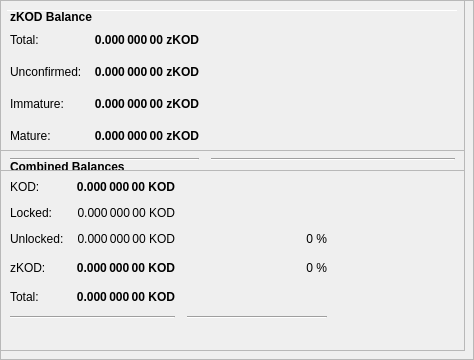
        <widget class="QFrame" name="frameObfuscation">
         <property name="minimumSize">
          <size>
           <width>0</width>
           <height>350</height>
          </size>
         </property>
         <property name="layoutDirection">
          <enum>Qt::LeftToRight</enum>
         </property>
         <property name="frameShape">
          <enum>QFrame::StyledPanel</enum>
         </property>
         <property name="frameShadow">
          <enum>QFrame::Raised</enum>
         </property>
         <widget class="QPushButton" name="runAutoDenom">
          <property name="geometry">
           <rect>
            <x>251</x>
            <y>17</y>
            <width>1</width>
            <height>1</height>
           </rect>
          </property>
          <property name="palette">
           <palette>
            <active>
             <colorrole role="WindowText">
              <brush brushstyle="SolidPattern">
               <color alpha="255">
                <red>0</red>
                <green>0</green>
                <blue>0</blue>
               </color>
              </brush>
             </colorrole>
             <colorrole role="Button">
              <brush brushstyle="SolidPattern">
               <color alpha="255">
                <red>239</red>
                <green>238</green>
                <blue>238</blue>
               </color>
              </brush>
             </colorrole>
             <colorrole role="Light">
              <brush brushstyle="SolidPattern">
               <color alpha="255">
                <red>255</red>
                <green>255</green>
                <blue>255</blue>
               </color>
              </brush>
             </colorrole>
             <colorrole role="Midlight">
              <brush brushstyle="SolidPattern">
               <color alpha="255">
                <red>247</red>
                <green>246</green>
                <blue>246</blue>
               </color>
              </brush>
             </colorrole>
             <colorrole role="Dark">
              <brush brushstyle="SolidPattern">
               <color alpha="255">
                <red>119</red>
                <green>119</green>
                <blue>119</blue>
               </color>
              </brush>
             </colorrole>
             <colorrole role="Mid">
              <brush brushstyle="SolidPattern">
               <color alpha="255">
                <red>159</red>
                <green>159</green>
                <blue>159</blue>
               </color>
              </brush>
             </colorrole>
             <colorrole role="Text">
              <brush brushstyle="SolidPattern">
               <color alpha="255">
                <red>0</red>
                <green>0</green>
                <blue>0</blue>
               </color>
              </brush>
             </colorrole>
             <colorrole role="BrightText">
              <brush brushstyle="SolidPattern">
               <color alpha="255">
                <red>255</red>
                <green>255</green>
                <blue>255</blue>
               </color>
              </brush>
             </colorrole>
             <colorrole role="ButtonText">
              <brush brushstyle="SolidPattern">
               <color alpha="255">
                <red>0</red>
                <green>0</green>
                <blue>0</blue>
               </color>
              </brush>
             </colorrole>
             <colorrole role="Base">
              <brush brushstyle="SolidPattern">
               <color alpha="255">
                <red>255</red>
                <green>255</green>
                <blue>255</blue>
               </color>
              </brush>
             </colorrole>
             <colorrole role="Window">
              <brush brushstyle="SolidPattern">
               <color alpha="255">
                <red>239</red>
                <green>238</green>
                <blue>238</blue>
               </color>
              </brush>
             </colorrole>
             <colorrole role="Shadow">
              <brush brushstyle="SolidPattern">
               <color alpha="255">
                <red>0</red>
                <green>0</green>
                <blue>0</blue>
               </color>
              </brush>
             </colorrole>
             <colorrole role="AlternateBase">
              <brush brushstyle="SolidPattern">
               <color alpha="255">
                <red>247</red>
                <green>246</green>
                <blue>246</blue>
               </color>
              </brush>
             </colorrole>
             <colorrole role="ToolTipBase">
              <brush brushstyle="SolidPattern">
               <color alpha="255">
                <red>255</red>
                <green>255</green>
                <blue>220</blue>
               </color>
              </brush>
             </colorrole>
             <colorrole role="ToolTipText">
              <brush brushstyle="SolidPattern">
               <color alpha="255">
                <red>0</red>
                <green>0</green>
                <blue>0</blue>
               </color>
              </brush>
             </colorrole>
            </active>
            <inactive>
             <colorrole role="WindowText">
              <brush brushstyle="SolidPattern">
               <color alpha="255">
                <red>0</red>
                <green>0</green>
                <blue>0</blue>
               </color>
              </brush>
             </colorrole>
             <colorrole role="Button">
              <brush brushstyle="SolidPattern">
               <color alpha="255">
                <red>239</red>
                <green>238</green>
                <blue>238</blue>
               </color>
              </brush>
             </colorrole>
             <colorrole role="Light">
              <brush brushstyle="SolidPattern">
               <color alpha="255">
                <red>255</red>
                <green>255</green>
                <blue>255</blue>
               </color>
              </brush>
             </colorrole>
             <colorrole role="Midlight">
              <brush brushstyle="SolidPattern">
               <color alpha="255">
                <red>247</red>
                <green>246</green>
                <blue>246</blue>
               </color>
              </brush>
             </colorrole>
             <colorrole role="Dark">
              <brush brushstyle="SolidPattern">
               <color alpha="255">
                <red>119</red>
                <green>119</green>
                <blue>119</blue>
               </color>
              </brush>
             </colorrole>
             <colorrole role="Mid">
              <brush brushstyle="SolidPattern">
               <color alpha="255">
                <red>159</red>
                <green>159</green>
                <blue>159</blue>
               </color>
              </brush>
             </colorrole>
             <colorrole role="Text">
              <brush brushstyle="SolidPattern">
               <color alpha="255">
                <red>0</red>
                <green>0</green>
                <blue>0</blue>
               </color>
              </brush>
             </colorrole>
             <colorrole role="BrightText">
              <brush brushstyle="SolidPattern">
               <color alpha="255">
                <red>255</red>
                <green>255</green>
                <blue>255</blue>
               </color>
              </brush>
             </colorrole>
             <colorrole role="ButtonText">
              <brush brushstyle="SolidPattern">
               <color alpha="255">
                <red>0</red>
                <green>0</green>
                <blue>0</blue>
               </color>
              </brush>
             </colorrole>
             <colorrole role="Base">
              <brush brushstyle="SolidPattern">
               <color alpha="255">
                <red>255</red>
                <green>255</green>
                <blue>255</blue>
               </color>
              </brush>
             </colorrole>
             <colorrole role="Window">
              <brush brushstyle="SolidPattern">
               <color alpha="255">
                <red>239</red>
                <green>238</green>
                <blue>238</blue>
               </color>
              </brush>
             </colorrole>
             <colorrole role="Shadow">
              <brush brushstyle="SolidPattern">
               <color alpha="255">
                <red>0</red>
                <green>0</green>
                <blue>0</blue>
               </color>
              </brush>
             </colorrole>
             <colorrole role="AlternateBase">
              <brush brushstyle="SolidPattern">
               <color alpha="255">
                <red>247</red>
                <green>246</green>
                <blue>246</blue>
               </color>
              </brush>
             </colorrole>
             <colorrole role="ToolTipBase">
              <brush brushstyle="SolidPattern">
               <color alpha="255">
                <red>255</red>
                <green>255</green>
                <blue>220</blue>
               </color>
              </brush>
             </colorrole>
             <colorrole role="ToolTipText">
              <brush brushstyle="SolidPattern">
               <color alpha="255">
                <red>0</red>
                <green>0</green>
                <blue>0</blue>
               </color>
              </brush>
             </colorrole>
            </inactive>
            <disabled>
             <colorrole role="WindowText">
              <brush brushstyle="SolidPattern">
               <color alpha="255">
                <red>119</red>
                <green>119</green>
                <blue>119</blue>
               </color>
              </brush>
             </colorrole>
             <colorrole role="Button">
              <brush brushstyle="SolidPattern">
               <color alpha="255">
                <red>239</red>
                <green>238</green>
                <blue>238</blue>
               </color>
              </brush>
             </colorrole>
             <colorrole role="Light">
              <brush brushstyle="SolidPattern">
               <color alpha="255">
                <red>255</red>
                <green>255</green>
                <blue>255</blue>
               </color>
              </brush>
             </colorrole>
             <colorrole role="Midlight">
              <brush brushstyle="SolidPattern">
               <color alpha="255">
                <red>247</red>
                <green>246</green>
                <blue>246</blue>
               </color>
              </brush>
             </colorrole>
             <colorrole role="Dark">
              <brush brushstyle="SolidPattern">
               <color alpha="255">
                <red>119</red>
                <green>119</green>
                <blue>119</blue>
               </color>
              </brush>
             </colorrole>
             <colorrole role="Mid">
              <brush brushstyle="SolidPattern">
               <color alpha="255">
                <red>159</red>
                <green>159</green>
                <blue>159</blue>
               </color>
              </brush>
             </colorrole>
             <colorrole role="Text">
              <brush brushstyle="SolidPattern">
               <color alpha="255">
                <red>119</red>
                <green>119</green>
                <blue>119</blue>
               </color>
              </brush>
             </colorrole>
             <colorrole role="BrightText">
              <brush brushstyle="SolidPattern">
               <color alpha="255">
                <red>255</red>
                <green>255</green>
                <blue>255</blue>
               </color>
              </brush>
             </colorrole>
             <colorrole role="ButtonText">
              <brush brushstyle="SolidPattern">
               <color alpha="255">
                <red>119</red>
                <green>119</green>
                <blue>119</blue>
               </color>
              </brush>
             </colorrole>
             <colorrole role="Base">
              <brush brushstyle="SolidPattern">
               <color alpha="255">
                <red>239</red>
                <green>238</green>
                <blue>238</blue>
               </color>
              </brush>
             </colorrole>
             <colorrole role="Window">
              <brush brushstyle="SolidPattern">
               <color alpha="255">
                <red>239</red>
                <green>238</green>
                <blue>238</blue>
               </color>
              </brush>
             </colorrole>
             <colorrole role="Shadow">
              <brush brushstyle="SolidPattern">
               <color alpha="255">
                <red>0</red>
                <green>0</green>
                <blue>0</blue>
               </color>
              </brush>
             </colorrole>
             <colorrole role="AlternateBase">
              <brush brushstyle="SolidPattern">
               <color alpha="255">
                <red>239</red>
                <green>238</green>
                <blue>238</blue>
               </color>
              </brush>
             </colorrole>
             <colorrole role="ToolTipBase">
              <brush brushstyle="SolidPattern">
               <color alpha="255">
                <red>255</red>
                <green>255</green>
                <blue>220</blue>
               </color>
              </brush>
             </colorrole>
             <colorrole role="ToolTipText">
              <brush brushstyle="SolidPattern">
               <color alpha="255">
                <red>0</red>
                <green>0</green>
                <blue>0</blue>
               </color>
              </brush>
             </colorrole>
            </disabled>
           </palette>
          </property>
          <property name="focusPolicy">
           <enum>Qt::NoFocus</enum>
          </property>
          <property name="autoFillBackground">
           <bool>true</bool>
          </property>
          <property name="text">
           <string/>
          </property>
          <property name="flat">
           <bool>true</bool>
          </property>
         </widget>
         <widget class="Line" name="line">
          <property name="geometry">
           <rect>
            <x>7</x>
            <y>10</y>
            <width>451</width>
            <height>1</height>
           </rect>
          </property>
          <property name="orientation">
           <enum>Qt::Horizontal</enum>
          </property>
         </widget>
         <widget class="QFrame" name="frame_3">
          <property name="geometry">
           <rect>
            <x>0</x>
            <y>150</y>
            <width>465</width>
            <height>201</height>
           </rect>
          </property>
          <property name="frameShape">
           <enum>QFrame::StyledPanel</enum>
          </property>
          <property name="frameShadow">
           <enum>QFrame::Raised</enum>
          </property>
          <layout class="QVBoxLayout" name="verticalLayout_5">
           <item>
            <layout class="QHBoxLayout" name="horizontalLayout_5" stretch="0">
             <item>
              <widget class="QLabel" name="label_5z">
               <property name="maximumSize">
                <size>
                 <width>16777215</width>
                 <height>20</height>
                </size>
               </property>
               <property name="font">
                <font>
                 <weight>75</weight>
                 <bold>true</bold>
                </font>
               </property>
               <property name="toolTip">
                <string>Combined Balances (including unconfirmed and immature coins)</string>
               </property>
               <property name="text">
                <string>&lt;html&gt;&lt;head/&gt;&lt;body&gt;&lt;p&gt;Combined Balances&lt;/p&gt;&lt;/body&gt;&lt;/html&gt;</string>
               </property>
              </widget>
             </item>
            </layout>
           </item>
           <item>
            <layout class="QGridLayout" name="gridLayout_3">
             <property name="spacing">
              <number>12</number>
             </property>
             <item row="7" column="0" colspan="2">
              <widget class="Line" name="lineSpendableBalance_3">
               <property name="orientation">
                <enum>Qt::Horizontal</enum>
               </property>
              </widget>
             </item>
             <item row="7" column="2">
              <widget class="Line" name="lineWatchBalance_3">
               <property name="sizePolicy">
                <sizepolicy hsizetype="Preferred" vsizetype="Fixed">
                 <horstretch>0</horstretch>
                 <verstretch>0</verstretch>
                </sizepolicy>
               </property>
               <property name="minimumSize">
                <size>
                 <width>140</width>
                 <height>0</height>
                </size>
               </property>
               <property name="orientation">
                <enum>Qt::Horizontal</enum>
               </property>
              </widget>
             </item>
             <item row="4" column="1">
              <widget class="QLabel" name="labelzBalancez">
               <property name="font">
                <font>
                 <weight>75</weight>
                 <bold>true</bold>
                </font>
               </property>
               <property name="cursor">
                <cursorShape>IBeamCursor</cursorShape>
               </property>
               <property name="toolTip">
                <string>Total of transactions that have yet to be confirmed, and do not yet count toward the spendable balance</string>
               </property>
               <property name="text">
                <string notr="true">0.000 000 00 KOD</string>
               </property>
               <property name="alignment">
                <set>Qt::AlignRight|Qt::AlignTrailing|Qt::AlignVCenter</set>
               </property>
               <property name="textInteractionFlags">
                <set>Qt::LinksAccessibleByMouse|Qt::TextSelectableByKeyboard|Qt::TextSelectableByMouse</set>
               </property>
              </widget>
             </item>
             <item row="6" column="1">
              <widget class="QLabel" name="labelTotalz">
               <property name="font">
                <font>
                 <weight>75</weight>
                 <bold>true</bold>
                </font>
               </property>
               <property name="cursor">
                <cursorShape>IBeamCursor</cursorShape>
               </property>
               <property name="toolTip">
                <string>Total Balance, including unconfirmed and immature coins.</string>
               </property>
               <property name="text">
                <string notr="true">0.000 000 00 KOD</string>
               </property>
               <property name="alignment">
                <set>Qt::AlignRight|Qt::AlignTrailing|Qt::AlignVCenter</set>
               </property>
               <property name="textInteractionFlags">
                <set>Qt::LinksAccessibleByMouse|Qt::TextSelectableByKeyboard|Qt::TextSelectableByMouse</set>
               </property>
              </widget>
             </item>
             <item row="4" column="3">
              <spacer name="horizontalSpacer_6">
               <property name="orientation">
                <enum>Qt::Horizontal</enum>
               </property>
               <property name="sizeHint" stdset="0">
                <size>
                 <width>40</width>
                 <height>20</height>
                </size>
               </property>
              </spacer>
             </item>
             <item row="6" column="0">
              <widget class="QLabel" name="labelTotalTextz">
               <property name="text">
                <string>Total:</string>
               </property>
              </widget>
             </item>
             <item row="1" column="0">
              <widget class="QLabel" name="labelBalanceTextz">
               <property name="text">
                <string>KOD:</string>
               </property>
              </widget>
             </item>
             <item row="1" column="1">
              <widget class="QLabel" name="labelBalancez">
               <property name="font">
                <font>
                 <weight>75</weight>
                 <bold>true</bold>
                </font>
               </property>
               <property name="cursor">
                <cursorShape>IBeamCursor</cursorShape>
               </property>
               <property name="toolTip">
                <string>Your current spendable balance</string>
               </property>
               <property name="text">
                <string notr="true">0.000 000 00 KOD</string>
               </property>
               <property name="alignment">
                <set>Qt::AlignRight|Qt::AlignTrailing|Qt::AlignVCenter</set>
               </property>
               <property name="textInteractionFlags">
                <set>Qt::LinksAccessibleByMouse|Qt::TextSelectableByKeyboard|Qt::TextSelectableByMouse</set>
               </property>
              </widget>
             </item>
             <item row="4" column="0">
              <widget class="QLabel" name="labelzBalanceTextz">
               <property name="toolTip">
                <string/>
               </property>
               <property name="text">
                <string>zKOD:</string>
               </property>
              </widget>
             </item>
             <item row="4" column="2">
              <widget class="QLabel" name="labelzKODPercent">
               <property name="toolTip">
                <string>Current percentage of zKOD.
If AutoMint is enabled this percentage will settle around the configured AutoMint percentage (default = 10%)</string>
               </property>
               <property name="text">
                <string>0 %</string>
               </property>
               <property name="alignment">
                <set>Qt::AlignRight|Qt::AlignTrailing|Qt::AlignVCenter</set>
               </property>
              </widget>
             </item>
             <item row="6" column="2">
              <widget class="QLabel" name="label100Percent">
               <property name="text">
                <string/>
               </property>
               <property name="alignment">
                <set>Qt::AlignRight|Qt::AlignTrailing|Qt::AlignVCenter</set>
               </property>
              </widget>
             </item>
             <item row="2" column="1">
              <widget class="QLabel" name="labelLockedBalance">
               <property name="toolTip">
                <string>Locked KOD or Masternode collaterals. These are excluded from zKOD minting.</string>
               </property>
               <property name="text">
                <string>0.000 000 00 KOD</string>
               </property>
               <property name="alignment">
                <set>Qt::AlignRight|Qt::AlignTrailing|Qt::AlignVCenter</set>
               </property>
              </widget>
             </item>
             <item row="2" column="0">
              <widget class="QLabel" name="labelLockedBalanceText">
               <property name="toolTip">
                <string>Locked KOD or Masternode collaterals. These are excluded from zKOD minting.</string>
               </property>
               <property name="text">
                <string>Locked:</string>
               </property>
              </widget>
             </item>
             <item row="3" column="0">
              <widget class="QLabel" name="labelUnLockedBalanceText">
               <property name="toolTip">
                <string>Unlocked KODs. These can be used for zKOD minting.</string>
               </property>
               <property name="text">
                <string>Unlocked:</string>
               </property>
              </widget>
             </item>
             <item row="3" column="1">
              <widget class="QLabel" name="labelUnLockedBalance">
               <property name="toolTip">
                <string>Unlocked KODs. These can be used for zKOD minting.</string>
               </property>
               <property name="text">
                <string>0.000 000 00 KOD</string>
               </property>
               <property name="alignment">
                <set>Qt::AlignRight|Qt::AlignTrailing|Qt::AlignVCenter</set>
               </property>
              </widget>
             </item>
             <item row="3" column="2">
              <widget class="QLabel" name="labelKODPercent">
               <property name="text">
                <string>0 %</string>
               </property>
               <property name="alignment">
                <set>Qt::AlignRight|Qt::AlignTrailing|Qt::AlignVCenter</set>
               </property>
              </widget>
             </item>
            </layout>
           </item>
           <item>
            <spacer name="verticalSpacer">
             <property name="orientation">
              <enum>Qt::Vertical</enum>
             </property>
             <property name="sizeHint" stdset="0">
              <size>
               <width>20</width>
               <height>40</height>
              </size>
             </property>
            </spacer>
           </item>
          </layout>
         </widget>
         <widget class="QFrame" name="frame_4">
          <property name="geometry">
           <rect>
            <x>0</x>
            <y>0</y>
            <width>465</width>
            <height>171</height>
           </rect>
          </property>
          <property name="frameShape">
           <enum>QFrame::StyledPanel</enum>
          </property>
          <property name="frameShadow">
           <enum>QFrame::Raised</enum>
          </property>
          <layout class="QVBoxLayout" name="verticalLayout_7">
           <item>
            <layout class="QHBoxLayout" name="horizontalLayout_8" stretch="0">
             <item>
              <widget class="QLabel" name="label_5z_3">
               <property name="maximumSize">
                <size>
                 <width>16777215</width>
                 <height>20</height>
                </size>
               </property>
               <property name="font">
                <font>
                 <weight>75</weight>
                 <bold>true</bold>
                </font>
               </property>
               <property name="text">
                <string>zKOD Balance</string>
               </property>
              </widget>
             </item>
            </layout>
           </item>
           <item>
            <layout class="QGridLayout" name="gridLayout_5">
             <property name="spacing">
              <number>12</number>
             </property>
             <item row="4" column="0">
              <widget class="QLabel" name="labelzBalanceMatureText">
               <property name="toolTip">
                <string>Mature: more than 20 confirmation and more than 1 mints of the same denomination after it was minted.
These zKOD are spendable.</string>
               </property>
               <property name="text">
                <string>Mature:</string>
               </property>
              </widget>
             </item>
             <item row="5" column="0" colspan="2">
              <widget class="Line" name="lineSpendableBalance_5">
               <property name="orientation">
                <enum>Qt::Horizontal</enum>
               </property>
              </widget>
             </item>
             <item row="1" column="1">
              <widget class="QLabel" name="labelzBalance">
               <property name="font">
                <font>
                 <weight>75</weight>
                 <bold>true</bold>
                </font>
               </property>
               <property name="cursor">
                <cursorShape>IBeamCursor</cursorShape>
               </property>
               <property name="toolTip">
                <string>All available zKOD, unconfirmed and immature zKOD included.</string>
               </property>
               <property name="text">
                <string notr="true">0.000 000 00 zKOD</string>
               </property>
               <property name="alignment">
                <set>Qt::AlignRight|Qt::AlignTrailing|Qt::AlignVCenter</set>
               </property>
               <property name="textInteractionFlags">
                <set>Qt::LinksAccessibleByMouse|Qt::TextSelectableByKeyboard|Qt::TextSelectableByMouse</set>
               </property>
              </widget>
             </item>
             <item row="5" column="2">
              <widget class="Line" name="lineWatchBalance_5">
               <property name="sizePolicy">
                <sizepolicy hsizetype="Preferred" vsizetype="Fixed">
                 <horstretch>0</horstretch>
                 <verstretch>0</verstretch>
                </sizepolicy>
               </property>
               <property name="minimumSize">
                <size>
                 <width>140</width>
                 <height>0</height>
                </size>
               </property>
               <property name="orientation">
                <enum>Qt::Horizontal</enum>
               </property>
              </widget>
             </item>
             <item row="1" column="0">
              <widget class="QLabel" name="labelzBalanceText">
               <property name="toolTip">
                <string>All available zKOD, unconfirmed and immature zKOD included.</string>
               </property>
               <property name="text">
                <string>Total:</string>
               </property>
              </widget>
             </item>
             <item row="1" column="2">
              <spacer name="horizontalSpacer_8">
               <property name="orientation">
                <enum>Qt::Horizontal</enum>
               </property>
               <property name="sizeHint" stdset="0">
                <size>
                 <width>40</width>
                 <height>20</height>
                </size>
               </property>
              </spacer>
             </item>
             <item row="4" column="2">
              <spacer name="horizontalSpacer_4">
               <property name="orientation">
                <enum>Qt::Horizontal</enum>
               </property>
               <property name="sizeHint" stdset="0">
                <size>
                 <width>40</width>
                 <height>20</height>
                </size>
               </property>
              </spacer>
             </item>
             <item row="4" column="1">
              <widget class="QLabel" name="labelzBalanceMature">
               <property name="font">
                <font>
                 <weight>75</weight>
                 <bold>true</bold>
                </font>
               </property>
               <property name="toolTip">
                <string>Mature: more than 20 confirmation and more than 1 mints of the same denomination after it was minted.
These zKOD are spendable.</string>
               </property>
               <property name="text">
                <string>0.000 000 00 zKOD</string>
               </property>
               <property name="alignment">
                <set>Qt::AlignRight|Qt::AlignTrailing|Qt::AlignVCenter</set>
               </property>
              </widget>
             </item>
             <item row="2" column="0">
              <widget class="QLabel" name="labelzBalanceUnconfirmedText">
               <property name="toolTip">
                <string>Unconfirmed: less than 20 confirmations
Immature: confirmed, but less than 1 mints of the same denomination after it was minted</string>
               </property>
               <property name="text">
                <string>Unconfirmed:</string>
               </property>
              </widget>
             </item>
             <item row="2" column="1">
              <widget class="QLabel" name="labelzBalanceUnconfirmed">
               <property name="font">
                <font>
                 <weight>75</weight>
                 <bold>true</bold>
                </font>
               </property>
               <property name="toolTip">
                <string>Unconfirmed: less than 20 confirmations
Immature: confirmed, but less than 1 mints of the same denomination after it was minted</string>
               </property>
               <property name="text">
                <string>0.000 000 00 zKOD</string>
               </property>
               <property name="alignment">
                <set>Qt::AlignRight|Qt::AlignTrailing|Qt::AlignVCenter</set>
               </property>
              </widget>
             </item>
             <item row="2" column="2">
              <spacer name="horizontalSpacer_5">
               <property name="orientation">
                <enum>Qt::Horizontal</enum>
               </property>
               <property name="sizeHint" stdset="0">
                <size>
                 <width>40</width>
                 <height>20</height>
                </size>
               </property>
              </spacer>
             </item>
             <item row="3" column="0">
              <widget class="QLabel" name="labelzBalanceImmatureText">
               <property name="toolTip">
                <string>Unconfirmed: less than 20 confirmations
Immature: confirmed, but less than 1 mints of the same denomination after it was minted</string>
               </property>
               <property name="text">
                <string>Immature:</string>
               </property>
              </widget>
             </item>
             <item row="3" column="1">
              <widget class="QLabel" name="labelzBalanceImmature">
               <property name="font">
                <font>
                 <weight>75</weight>
                 <bold>true</bold>
                </font>
               </property>
               <property name="toolTip">
                <string>Unconfirmed: less than 20 confirmations
Immature: confirmed, but less than 1 mints of the same denomination after it was minted</string>
               </property>
               <property name="text">
                <string>0.000 000 00 zKOD</string>
               </property>
               <property name="alignment">
                <set>Qt::AlignRight|Qt::AlignTrailing|Qt::AlignVCenter</set>
               </property>
              </widget>
             </item>
             <item row="3" column="2">
              <spacer name="horizontalSpacer_7">
               <property name="orientation">
                <enum>Qt::Horizontal</enum>
               </property>
               <property name="sizeHint" stdset="0">
                <size>
                 <width>40</width>
                 <height>20</height>
                </size>
               </property>
              </spacer>
             </item>
            </layout>
           </item>
          </layout>
         </widget>
        </widget>
